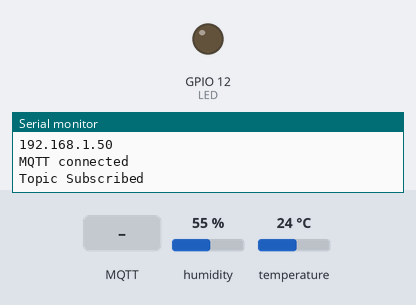
This sketch was run on a simulated ESP8266 (NodeMCU). On the bench: output pins drawn as LEDs (lit = HIGH), the last lines printed to the serial monitor. The test bench sets the inputs (shaded band); at power-on: humidity 55 %, temperature 24 °C. WiFi joins after 1.5 s; servers stay silent unless stated; no MQTT or app messages arrive unless stated.

Above: at 2.7 s.
2.8 s: MQTT message "ON" arrives on the first subscribed topic
At 4.0 s:
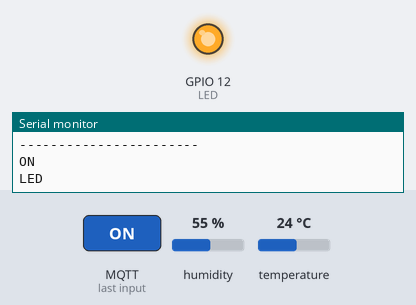
4.3 s: MQTT message "username0001" arrives on the first subscribed topic
At 4.8 s:
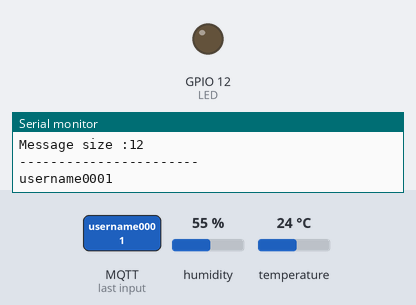
Timing chart, 0 to 7.3 s (numbered marks = the images above; inputs shaded):
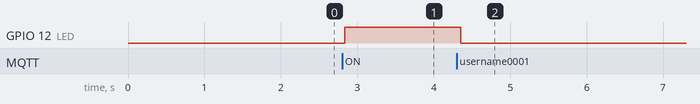

Measured:
- after the input at 2.8 s, GPIO 12 (LED): LOW → HIGH at once
- after the input at 4.3 s, GPIO 12 (LED): HIGH → LOW after 0.05 s

The sketch:

esp8266_32_wokwi_mqtt.ino
```cpp
#include <Adafruit_Sensor.h> //Library for Adafruit sensors , we are using for DHT
#include <DHT.h>
//#include <DHT_U.h> //DHT library which uses some func from Adafruit Sensor library
//#include <ESP8266WiFi.h> //library for using ESP8266 WiFi
#include <PubSubClient.h> //library for MQTT
#include <ArduinoJson.h> //library for Parsing JSON

#if defined(ESP8266)
#include <ESP8266WiFi.h>
#elif defined(ESP32)
#include <WiFi.h>
#endif

//defining Pins
//#define DHTPIN 5
#define LED 12

//DHT parameters
//#define DHTTYPE    DHT11     // DHT 11
//DHT_Unified dht(DHTPIN, DHTTYPE);
uint32_t delayMS;
#define DHTPIN 18
#define DHTTYPE DHT22
DHT dht(DHTPIN, DHTTYPE);

//MQTT Credentials
const char* ssid = "Wokwi-GUEST";//setting your ap ssid
const char* password = "";//setting your ap psk
const char* mqttServer = "broker.hivemq.com"; //MQTT URL
const char* mqttUserName = "Lobster";  // MQTT username
const char* mqttPwd = "Lobster4321";  // MQTT password
const char* clientID = "lobster0001"; // client id username+0001
const char* topic = "Tempdata"; //publish topic

//parameters for using non-blocking delay
unsigned long previousMillis = 0;
const long interval = 5000;

String msgStr = "";      // MQTT message buffer

float temp, hum;


//setting up wifi and mqtt client
WiFiClient espClient;
PubSubClient client(espClient);

void setup_wifi() {
  delay(10);

  WiFi.begin(ssid, password);

  while (WiFi.status() != WL_CONNECTED) {
    delay(500);
    Serial.print(".");
  }

  Serial.println("");
  Serial.println("WiFi connected");
  Serial.println("IP address: ");
  Serial.println(WiFi.localIP());

}

void reconnect() {
  while (!client.connected()) {
    if (client.connect(clientID, mqttUserName, mqttPwd)) {
      Serial.println("MQTT connected");

      client.subscribe("lights");
      Serial.println("Topic Subscribed");
    }
    else {
      Serial.print("failed, rc=");
      Serial.print(client.state());
      Serial.println(" try again in 5 seconds");
      delay(5000);  // wait 5sec and retry
    }

  }

}

//subscribe call back
void callback(char*topic, byte* payload, unsigned int length) {
  Serial.print("Message arrived in topic: ");
  Serial.println(topic);
  Serial.print("Message:");
  String data = "";
  for (int i = 0; i < length; i++) {
    Serial.print((char)payload[i]);
    data += (char)payload[i];
  }
  Serial.println();
  Serial.print("Message size :");
  Serial.println(length);
  Serial.println();
  Serial.println("-----------------------");
  Serial.println(data);

if(data=="ON"){
  Serial.println("LED");
 digitalWrite(LED, HIGH);
}
else{
  digitalWrite(LED, LOW);
}
}


void setup() {
  Serial.begin(9600);
  // Initialize device.
  dht.begin();
  // get temperature sensor details.
  //sensor_t sensor;
 // dht.temperature().getSensor(&sensor);
 // dht.humidity().getSensor(&sensor);

  pinMode(LED, OUTPUT);
  digitalWrite(LED, LOW);

  setup_wifi();

  client.setServer(mqttServer, 1883); //setting MQTT server
  client.setCallback(callback); //defining function which will be called when message is received.

}

void loop() {
  if (!client.connected()) { //if client is not connected
    reconnect(); //try to reconnect
  }
  client.loop();

  unsigned long currentMillis = millis(); //read current time

  if (currentMillis - previousMillis >= interval) { //if current time - last time > 5 sec
    previousMillis = currentMillis;

    //read temp and humidity
    hum = dht.readHumidity();
    temp = dht.readTemperature();
          Serial.print(F("Temperature: "));

      Serial.print(temp);
      Serial.println(F("°C"));
       Serial.print(F("Humidity: "));
      Serial.print(hum);
      Serial.println(F("%"));
/*
   // sensors_event_t event;
   // dht.temperature().getEvent(&event);
    if (isnan(event.temperature)) {
      Serial.println(F("Error reading temperature!"));
    }
    else {
      Serial.print(F("Temperature: "));
      temp = event.temperature;
      Serial.print(temp);
      Serial.println(F("°C"));
    }
    // Get humidity event and print its value.
    dht.humidity().getEvent(&event);
    if (isnan(event.relative_humidity)) {
      Serial.println(F("Error reading humidity!"));
    }
    else {
      Serial.print(F("Humidity: "));
      hum = event.relative_humidity;
      Serial.print(hum);
      Serial.println(F("%"));
    }

*/
    msgStr = String(temp) +","+String(hum);
    byte arrSize = msgStr.length() + 1;
    char msg[arrSize];

    Serial.print("PUBLISH DATA:");
    Serial.println(msgStr);
    msgStr.toCharArray(msg, arrSize);
    client.publish(topic, msg);
    msgStr = "";
    delay(50);

  }

}

/*
#include <Adafruit_Sensor.h> //Library for Adafruit sensors , we are using for DHT
#include <DHT_U.h> //DHT library which uses some func from Adafruit Sensor library
#include <ESP8266WiFi.h> //library for using ESP8266 WiFi
#include <PubSubClient.h> //library for MQTT
#include <ArduinoJson.h> //library for Parsing JSON

//defining Pins
#define DHTPIN 5
#define LED D2

//DHT parameters
#define DHTTYPE    DHT11     // DHT 11
DHT_Unified dht(DHTPIN, DHTTYPE);
uint32_t delayMS;

//MQTT Credentials
const char* ssid = "ssid";//setting your ap ssid
const char* password = "password";//setting your ap psk
const char* mqttServer = "iot.reyax.com"; //MQTT URL
const char* mqttUserName = "mqtt username";  // MQTT username
const char* mqttPwd = "mqtt password";  // MQTT password
const char* clientID = "username0001"; // client id username+0001
const char* topic = "Tempdata"; //publish topic

//parameters for using non-blocking delay
unsigned long previousMillis = 0;
const long interval = 5000;

String msgStr = "";      // MQTT message buffer

float temp, hum;


//setting up wifi and mqtt client
WiFiClient espClient;
PubSubClient client(espClient);

void setup_wifi() {
  delay(10);

  WiFi.begin(ssid, password);

  while (WiFi.status() != WL_CONNECTED) {
    delay(500);
    Serial.print(".");
  }

  Serial.println("");
  Serial.println("WiFi connected");
  Serial.println("IP address: ");
  Serial.println(WiFi.localIP());

}

void reconnect() {
  while (!client.connected()) {
    if (client.connect(clientID, mqttUserName, mqttPwd)) {
      Serial.println("MQTT connected");

      client.subscribe("lights");
      Serial.println("Topic Subscribed");
    }
    else {
      Serial.print("failed, rc=");
      Serial.print(client.state());
      Serial.println(" try again in 5 seconds");
      delay(5000);  // wait 5sec and retry
    }

  }

}

//subscribe call back
void callback(char*topic, byte* payload, unsigned int length) {
  Serial.print("Message arrived in topic: ");
  Serial.println(topic);
  Serial.print("Message:");
  String data = "";
  for (int i = 0; i < length; i++) {
    Serial.print((char)payload[i]);
    data += (char)payload[i];
  }
  Serial.println();
  Serial.print("Message size :");
  Serial.println(length);
  Serial.println();
  Serial.println("-----------------------");
  Serial.println(data);

if(data=="ON"){
  Serial.println("LED");
 digitalWrite(LED, HIGH);
}
else{
  digitalWrite(LED, LOW);
}
}


void setup() {
  Serial.begin(115200);
  // Initialize device.
  dht.begin();
  // get temperature sensor details.
  sensor_t sensor;
  dht.temperature().getSensor(&sensor);
  dht.humidity().getSensor(&sensor);

  pinMode(LED, OUTPUT);
  digitalWrite(LED, LOW);

  setup_wifi();

  client.setServer(mqttServer, 1883); //setting MQTT server
  client.setCallback(callback); //defining function which will be called when message is received.

}

void loop() {
  if (!client.connected()) { //if client is not connected
    reconnect(); //try to reconnect
  }
  client.loop();

  unsigned long currentMillis = millis(); //read current time

  if (currentMillis - previousMillis >= interval) { //if current time - last time > 5 sec
    previousMillis = currentMillis;

    //read temp and humidity
    sensors_event_t event;
    dht.temperature().getEvent(&event);


    if (isnan(event.temperature)) {
      Serial.println(F("Error reading temperature!"));
    }
    else {
      Serial.print(F("Temperature: "));
      temp = event.temperature;
      Serial.print(temp);
      Serial.println(F("°C"));
    }
    // Get humidity event and print its value.
    dht.humidity().getEvent(&event);
    if (isnan(event.relative_humidity)) {
      Serial.println(F("Error reading humidity!"));
    }
    else {
      Serial.print(F("Humidity: "));
      hum = event.relative_humidity;
      Serial.print(hum);
      Serial.println(F("%"));
    }


    msgStr = String(temp) +","+String(hum);
    byte arrSize = msgStr.length() + 1;
    char msg[arrSize];

    Serial.print("PUBLISH DATA:");
    Serial.println(msgStr);
    msgStr.toCharArray(msg, arrSize);
    client.publish(topic, msg);
    msgStr = "";
    delay(50);

  }

}
*/
```
